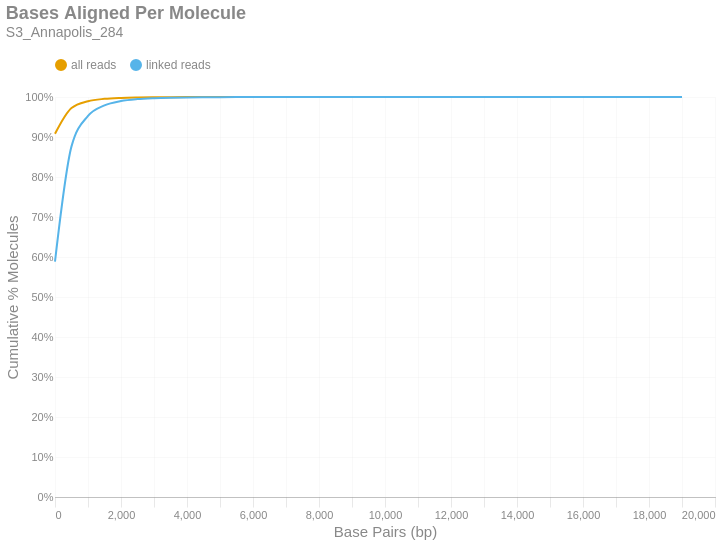

Here is the notebook cell this chart was saved with:
### Markdown cell above
### Bases Aligned Per Molecule
This is a cumulative frequency distribution showing the number of base pairs aligned per unique molecule. These data are shown in 500 bp bins. There are two distributions: one with `all reads` (yellow) and another with only `linked reads` (blue). The percent of molecules in the `linked reads` distribution is relative to the total number of linked molecules.

### Code cell
if SKIPLR:
    print_html(f"Skipped")
else:
    binned_df = consolidated_hist(valids['aligned_bp'], mask, 500, True)
    with SafeRender(binned_df):
        (
            density_plot(binned_df, 'Bases Aligned Per Molecule', samplename, 'basesper')
            .encode(
                x=alt.X('bin:Q', title="Base Pairs (bp)").axis(tickMinStep=500).scale(padding=0),
                y=alt.Y('value:Q', title='Cumulative % Molecules')
                    .axis(format='%')
                    .scale(domain = [0,1])
                    .stack(False),
                color=alt.Color("key:N").scale(domain = ["all reads", "linked reads"]),
                tooltip = [
                    alt.Tooltip("key:N", title = "Data Type"),
                    alt.Tooltip("range_label:N", title="Bases Aligned Per Molecule"),
                    alt.Tooltip("value:Q", format = ".2%", title="% Molecules (Cum.)")
                ]
            )
        ).display()

### Figure 1 — Vega-Lite specification as saved in the notebook (floating-point values rounded to 4 significant figures)
{"width": "container", "height": 400, "config": {"title": {"anchor": "start", "dy": -15, "fontSize": 18, "color": "#888888", "subtitleColor": "#888888", "subtitleFontSize": 14}, "arc": {"fill": "#0072B2"}, "axis": {"domainColor": "#888888", "domainWidth": 0.5, "gridWidth": 0.2, "grid": false, "titleFontWeight": 400, "titleFontSize": 15, "labelFontSize": 11, "labelColor": "#888888", "tickColor": "#888888", "tickWidth": 0.2, "titleColor": "#888888"}, "axisBand": {"grid": false}, "axisX": {"grid": true, "tickSize": 10, "domainCap": "round"}, "axisY": {"domain": false, "grid": true, "tickSize": 0, "domainCap": "round"}, "background": "transparent", "header": {"labelFontSize": 15, "labelColor": "#888888", "titleFontSize": 15, "titleFontWeight": 600, "titleColor": "#888888"}, "legend": {"labelFont": "sans-serif", "labelFontSize": 12, "labelColor": "#888888", "symbolSize": 100, "symbolType": "circle", "titleFontSize": 12, "titlePadding": 10, "titleColor": "#888888", "title": null, "orient": "top"}, "range": {"category": ["#E69F00", "#56B4E9", "#009E73", "#F0E442", "#0072B2", "#D55E00", "#CC79A7", "#000000"], "diverging": ["#cfe8f3", "#a2d4ec", "#73bfe2", "#46abdb", "#1696d2", "#12719e"]}, "area": {"fill": "#0072B2", "fillOpacity": 0.7, "line": true, "strokeOpacity": 0.7}, "line": {"color": "#0072B2", "stroke": "#0072B2", "strokeWidth": 2}, "trail": {"color": "#0072B2", "stroke": "#0072B2", "strokeWidth": 0, "size": 1}, "point": {"filled": true, "fillOpacity": 1.0, "size": 95}, "text": {"color": "#888888", "fontSize": 11, "align": "right", "fontWeight": 400, "size": 11}, "bar": {"fill": "#0072B2", "stroke": null}, "view": {"stroke": null, "continuousWidth": 660, "continuousHeight": 400}}, "data": {"name": "data-7a49b74cf3df63e2ad0db645e639cdc6"}, "mark": {"type": "line", "interpolate": "monotone", "point": {"opacity": 0, "size": 275}}, "encoding": {"color": {"field": "key", "scale": {"domain": ["all reads", "linked reads"]}, "type": "nominal"}, "tooltip": [{"field": "key", "title": "Data Type", "type": "nominal"}, {"field": "range_label", "title": "Bases Aligned Per Molecule", "type": "nominal"}, {"field": "value", "format": ".2%", "title": "% Molecules (Cum.)", "type": "quantitative"}], "x": {"axis": {"tickMinStep": 500}, "field": "bin", "scale": {"padding": 0}, "title": "Base Pairs (bp)", "type": "quantitative"}, "y": {"axis": {"format": "%"}, "field": "value", "scale": {"domain": [0, 1]}, "stack": false, "title": "Cumulative % Molecules", "type": "quantitative"}}, "params": [{"name": "param_c36ac31b6afebe62", "select": {"type": "point", "fields": ["key"]}, "bind": "legend"}], "title": {"text": "Bases Aligned Per Molecule", "subtitle": "S3_Annapolis_284"}, "transform": [{"fold": ["all reads (cumsum)", "linked reads (cumsum)"]}, {"calculate": "replace(datum.key, ' (cumsum)', '')", "as": "key"}, {"filter": {"param": "param_c36ac31b6afebe62"}}], "usermeta": {"embedOptions": {"downloadFileName": "S3_Annapolis_284.basesper"}}, "$schema": "https://vega.github.io/schema/vega-lite/v6.1.0.json", "datasets": {"data-7a49b74cf3df63e2ad0db645e639cdc6": [{"bin": "0.0", "interval": "0.0-500.0", "all reads": 0.9079, "linked reads": 0.5884, "all reads (cumsum)": 0.9079, "linked reads (cumsum)": 0.5884, "range_label": "0-499"}, {"bin": "500.0", "interval": "500.0-1000.0", "all reads": 0.06459, "linked reads": 0.2881, "all reads (cumsum)": 0.9725, "linked reads (cumsum)": 0.8765, "range_label": "500-999"}, {"bin": "1000.0", "interval": "1000.0-1500.0", "all reads": 0.01696, "linked reads": 0.07616, "all reads (cumsum)": 0.9895, "linked reads (cumsum)": 0.9527, "range_label": "1000-1499"}, {"bin": "1500.0", "interval": "1500.0-2000.0", "all reads": 0.005894, "linked reads": 0.02653, "all reads (cumsum)": 0.9954, "linked reads (cumsum)": 0.9792, "range_label": "1500-1999"}, {"bin": "2000.0", "interval": "2000.0-2500.0", "all reads": 0.002392, "linked reads": 0.01077, "all reads (cumsum)": 0.9978, "linked reads (cumsum)": 0.99, "range_label": "2000-2499"}, {"bin": "2500.0", "interval": "2500.0-3000.0", "all reads": 0.001067, "linked reads": 0.004802, "all reads (cumsum)": 0.9988, "linked reads (cumsum)": 0.9948, "range_label": "2500-2999"}, {"bin": "3000.0", "interval": "3000.0-3500.0", "all reads": 0.0005099, "linked reads": 0.002296, "all reads (cumsum)": 0.9994, "linked reads (cumsum)": 0.9971, "range_label": "3000-3499"}, {"bin": "3500.0", "interval": "3500.0-4000.0", "all reads": 0.0002759, "linked reads": 0.001242, "all reads (cumsum)": 0.9996, "linked reads (cumsum)": 0.9983, "range_label": "3500-3999"}, {"bin": "4000.0", "interval": "4000.0-4500.0", "all reads": 0.0001508, "linked reads": 0.0006788, "all reads (cumsum)": 0.9998, "linked reads (cumsum)": 0.999, "range_label": "4000-4499"}, {"bin": "4500.0", "interval": "4500.0-5000.0", "all reads": 7.942e-05, "linked reads": 0.0003576, "all reads (cumsum)": 0.9999, "linked reads (cumsum)": 0.9994, "range_label": "4500-4999"}, {"bin": "5000.0", "interval": "5000.0-5500.0", "all reads": 4.85e-05, "linked reads": 0.0002184, "all reads (cumsum)": 0.9999, "linked reads (cumsum)": 0.9996, "range_label": "5000-5499"}, {"bin": "5500.0", "interval": "5500.0-6000.0", "all reads": 2.952e-05, "linked reads": 0.0001329, "all reads (cumsum)": 0.9999, "linked reads (cumsum)": 0.9997, "range_label": "5500-5999"}, {"bin": "6000.0", "interval": "6000.0-6500.0", "all reads": 1.441e-05, "linked reads": 6.488e-05, "all reads (cumsum)": 1.0, "linked reads (cumsum)": 0.9998, "range_label": "6000-6499"}, {"bin": "6500.0", "interval": "6500.0-7000.0", "all reads": 8.786e-06, "linked reads": 3.956e-05, "all reads (cumsum)": 1.0, "linked reads (cumsum)": 0.9998, "range_label": "6500-6999"}, {"bin": "7000.0", "interval": "7000.0-7500.0", "all reads": 1.089e-05, "linked reads": 4.905e-05, "all reads (cumsum)": 1.0, "linked reads (cumsum)": 0.9999, "range_label": "7000-7499"}, {"bin": "7500.0", "interval": "7500.0-8000.0", "all reads": 6.677e-06, "linked reads": 3.006e-05, "all reads (cumsum)": 1.0, "linked reads (cumsum)": 0.9999, "range_label": "7500-7999"}, {"bin": "8000.0", "interval": "8000.0-8500.0", "all reads": 3.866e-06, "linked reads": 1.741e-05, "all reads (cumsum)": 1.0, "linked reads (cumsum)": 0.9999, "range_label": "8000-8499"}, {"bin": "8500.0", "interval": "8500.0-9000.0", "all reads": 3.163e-06, "linked reads": 1.424e-05, "all reads (cumsum)": 1.0, "linked reads (cumsum)": 1.0, "range_label": "8500-8999"}, {"bin": "9000.0", "interval": "9000.0-9500.0", "all reads": 2.811e-06, "linked reads": 1.266e-05, "all reads (cumsum)": 1.0, "linked reads (cumsum)": 1.0, "range_label": "9000-9499"}, {"bin": "9500.0", "interval": "9500.0-10000.0", "all reads": 2.109e-06, "linked reads": 9.494e-06, "all reads (cumsum)": 1.0, "linked reads (cumsum)": 1.0, "range_label": "9500-9999"}, {"bin": "10000.0", "interval": "10000.0-10500.0", "all reads": 2.109e-06, "linked reads": 9.494e-06, "all reads (cumsum)": 1.0, "linked reads (cumsum)": 1.0, "range_label": "10000-10499"}, {"bin": "10500.0", "interval": "10500.0-11000.0", "all reads": 3.514e-07, "linked reads": 1.582e-06, "all reads (cumsum)": 1.0, "linked reads (cumsum)": 1.0, "range_label": "10500-10999"}, {"bin": "11000.0", "interval": "11000.0-11500.0", "all reads": 1.054e-06, "linked reads": 4.747e-06, "all reads (cumsum)": 1.0, "linked reads (cumsum)": 1.0, "range_label": "11000-11499"}, {"bin": "11500.0", "interval": "11500.0-12000.0", "all reads": 3.514e-07, "linked reads": 1.582e-06, "all reads (cumsum)": 1.0, "linked reads (cumsum)": 1.0, "range_label": "11500-11999"}, {"bin": "12000.0", "interval": "12000.0-12500.0", "all reads": 3.514e-07, "linked reads": 1.582e-06, "all reads (cumsum)": 1.0, "linked reads (cumsum)": 1.0, "range_label": "12000-12499"}, {"bin": "12500.0", "interval": "12500.0-13000.0", "all reads": 3.514e-07, "linked reads": 1.582e-06, "all reads (cumsum)": 1.0, "linked reads (cumsum)": 1.0, "range_label": "12500-12999"}, {"bin": "13000.0", "interval": "13000.0-13500.0", "all reads": 3.514e-07, "linked reads": 1.582e-06, "all reads (cumsum)": 1.0, "linked reads (cumsum)": 1.0, "range_label": "13000-13499"}, {"bin": "13500.0", "interval": "13500.0-14000.0", "all reads": 3.514e-07, "linked reads": 1.582e-06, "all reads (cumsum)": 1.0, "linked reads (cumsum)": 1.0, "range_label": "13500-13999"}, {"bin": "14000.0", "interval": "14000.0-14500.0", "all reads": 0.0, "linked reads": 0.0, "all reads (cumsum)": 1.0, "linked reads (cumsum)": 1.0, "range_label": "14000-14499"}, {"bin": "14500.0", "interval": "14500.0-15000.0", "all reads": 0.0, "linked reads": 0.0, "all reads (cumsum)": 1.0, "linked reads (cumsum)": 1.0, "range_label": "14500-14999"}, {"bin": "15000.0", "interval": "15000.0-15500.0", "all reads": 0.0, "linked reads": 0.0, "all reads (cumsum)": 1.0, "linked reads (cumsum)": 1.0, "range_label": "15000-15499"}, {"bin": "15500.0", "interval": "15500.0-16000.0", "all reads": 0.0, "linked reads": 0.0, "all reads (cumsum)": 1.0, "linked reads (cumsum)": 1.0, "range_label": "15500-15999"}, {"bin": "16000.0", "interval": "16000.0-16500.0", "all reads": 0.0, "linked reads": 0.0, "all reads (cumsum)": 1.0, "linked reads (cumsum)": 1.0, "range_label": "16000-16499"}, {"bin": "16500.0", "interval": "16500.0-17000.0", "all reads": 0.0, "linked reads": 0.0, "all reads (cumsum)": 1.0, "linked reads (cumsum)": 1.0, "range_label": "16500-16999"}, {"bin": "17000.0", "interval": "17000.0-17500.0", "all reads": 0.0, "linked reads": 0.0, "all reads (cumsum)": 1.0, "linked reads (cumsum)": 1.0, "range_label": "17000-17499"}, {"bin": "17500.0", "interval": "17500.0-18000.0", "all reads": 0.0, "linked reads": 0.0, "all reads (cumsum)": 1.0, "linked reads (cumsum)": 1.0, "range_label": "17500-17999"}, {"bin": "18000.0", "interval": "18000.0-18500.0", "all reads": 3.514e-07, "linked reads": 1.582e-06, "all reads (cumsum)": 1.0, "linked reads (cumsum)": 1.0, "range_label": "18000-18499"}, {"bin": "18500.0", "interval": "18500.0-19000.0", "all reads": 0.0, "linked reads": 0.0, "all reads (cumsum)": 1.0, "linked reads (cumsum)": 1.0, "range_label": "18500-18999"}, {"bin": "19000.0", "interval": "19000.0-19500.0", "all reads": 3.514e-07, "linked reads": 1.582e-06, "all reads (cumsum)": 1.0, "linked reads (cumsum)": 1.0, "range_label": "19000-19499"}]}}
